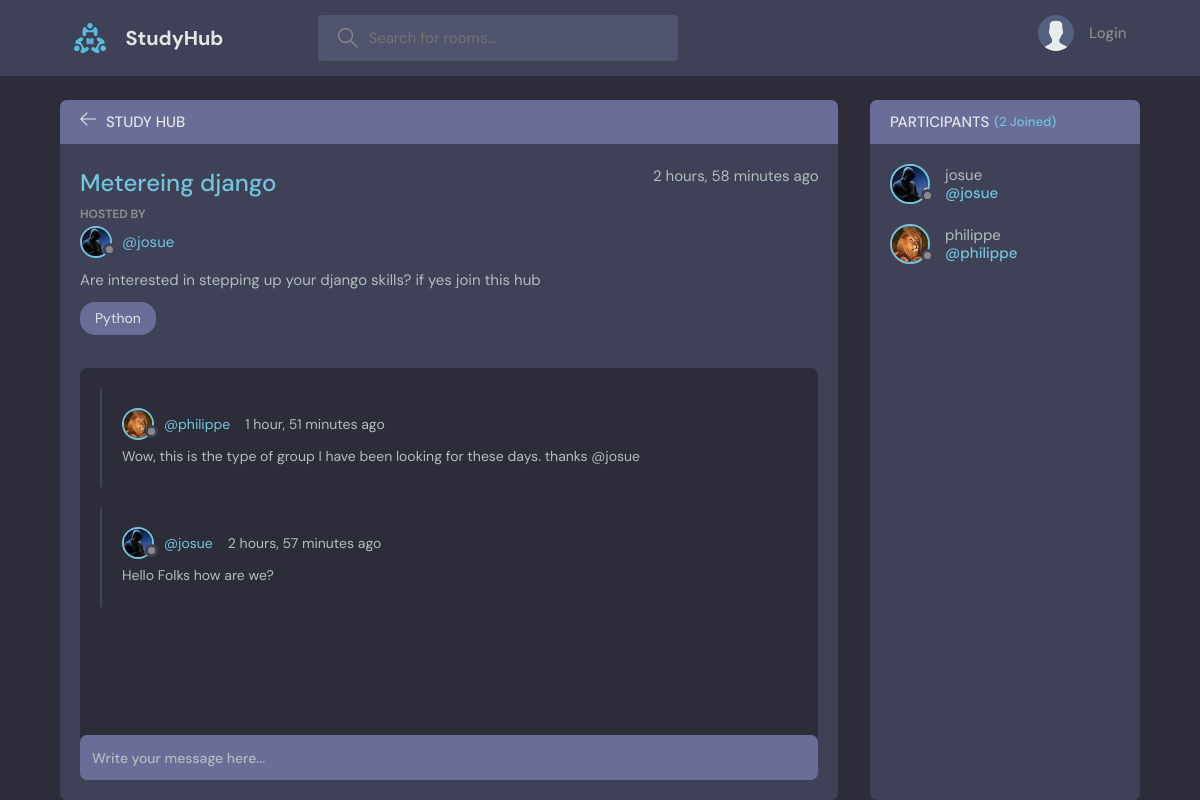
The page /room/1/ on the database its author committed.
### base/models.py (models this page shows, shortened)
class Room(models.Model):
    host = models.ForeignKey(User, on_delete=models.SET_NULL, null=True)
    topic = models.ForeignKey(Topic, on_delete=models.SET_NULL, null=True)
    name = models.CharField(max_length=200)
    description = models.TextField(null=True, blank=True)
    participants = models.ManyToManyField(User, related_name='participants')
    updated = models.DateTimeField(auto_now=True)
    created = models.DateTimeField(auto_now_add=True)
    class Meta:
        ordering = ["-updated", "-created"]

class User(AbstractUser):
    username = models.CharField(max_length=50, unique=True)
    email = models.EmailField(unique=True)
    bio = models.TextField(blank=True, null=True)
    avatar = models.ImageField(default='avatar.svg', null=True)
    USERNAME_FIELD = 'email'
    REQUIRED_FIELDS = ['username']

class Topic(models.Model):
    name = models.CharField(max_length=200)
    def __str__(self):
        return self.name

class Message(models.Model):
    user = models.ForeignKey(User, on_delete=models.CASCADE)
    room = models.ForeignKey(Room, on_delete=models.CASCADE)
    body = models.TextField()
    updated = models.DateTimeField(auto_now=True)
    created = models.DateTimeField(auto_now_add=True)
    class Meta:
        ordering = ["-updated", "-created"]

### base/views.py (the view, shortened to what this page needs)
# urls.py: path('room/<str:pk>/', room, name="room"),
def room(request, pk):
    room = Room.objects.get(id=pk)
    room_messages = room.message_set.all().order_by("-created")
    participants = room.participants.all()
    context = {
        'room': room,
        "room_messages": room_messages,
        "participants": participants
    }
    return render(request, 'base/pages/room.html', context)

### base/templates/base/pages/room.html (shortened to what this page needs)
{% include "main.html" %}
{% block content %}
<main class="profile-page layout layout--2">
  <div class="container">
    <div class="room">
      <div class="room__top">
        <div class="room__topLeft">
          <a href="{{ request.META.HTTP_REFERER }}">
            <svg
              version="1.1"
              xmlns="http://www.w3.org/2000/svg"
              width="32"
              height="32"
              viewBox="0 0 32 32"
            >
              <title>arrow-left</title>
              <path
                d="M13.723 2.286l-13.723 13.714 13.719 13.714 1.616-1.611-10.96-10.96h27.625v-2.286h-27.625l10.965-10.965-1.616-1.607z"
              ></path>
            </svg>
          </a>
          <h3>Study Hub</h3>
        </div>
      </div>
      <div class="room__box scroll">
        <div class="room__header scroll">
          <div class="room__info">
            <h3>{{ room.name }}</h3>
            <span>{{ room.updated|timesince }} ago</span>
          </div>
          <div class="room__hosted">
            <p>Hosted By</p>
            <a href="{% url 'user-profile' room.host.id %}" class="room__author">
              <div class="avatar avatar--small">
                <img src="{{ room.host.avatar.url }}" />
              </div>
              <span>@{{ room.host.username }}</span>
            </a>
          </div>
          <div class="room__details">
            {{ room.description}}
          </div>
          <span class="room__topics">{{ room.topic }}</span>
        </div>
        <div class="room__conversation">
          <div class="threads scroll">
            {% for message in room_messages %}
            <div class="thread">
              <div class="thread__top">
                <div class="thread__author">
                  <a href="{% url 'user-profile' user.id %}" class="thread__authorInfo">
                    <div class="avatar avatar--small">
                      <img
                        src="{{ message.user.avatar.url }}"
                      />
                    </div>
                    <span>@{{message.user.username}}</span>
                  </a>
                  <span class="thread__date">{{ message.updated|timesince }} ago</span>
                </div>
              </div>
              <div class="thread__details">
                {{ message.body}}
              </div>
            </div>
            {% endfor %}
          </div>
        </div>
      </div>
      <div class="room__message">
        <form action="" method="POST">
          <input name="body" placeholder="Write your message here..." />
        </form>
      </div>
    </div>
    <div class="participants">
      <h3 class="participants__top">Participants <span>({{participants.count}} Joined)</span></h3>
      <div class="participants__list scroll">
        {% for participant in participants %}
        <a href="{% url 'user-profile' participant.id %}" class="participant">
          <div class="avatar avatar--medium">
            <img src="{{ participant.avatar.url }}" />
          </div>
          <p>
            {{ participant.username }}
            <span>@{{ participant.username }}</span>
          </p>
        </a>
        {% endfor %}
      </div>
    </div>
  </div>
</main>
{% endblock %}

### rows shown on the page
Room: name "Metereing django", updated "2 hours, 58 minutes", host.avatar (picture), host.username "josue", description "Are interested in stepping up your django skills? if yes join this hub", topic "Python"
Message: user.avatar (picture), user.username "philippe", updated "1 hour, 51 minutes", body "Wow, this is the type of group I have been looking for these days. thanks @josue"
Message: user.avatar (picture), user.username "josue", updated "2 hours, 57 minutes", body "Hello Folks how are we?"
User: avatar (picture), username "josue"
User: avatar (picture), username "philippe"

### other values the page prints
{{ participants.count }} "2"
